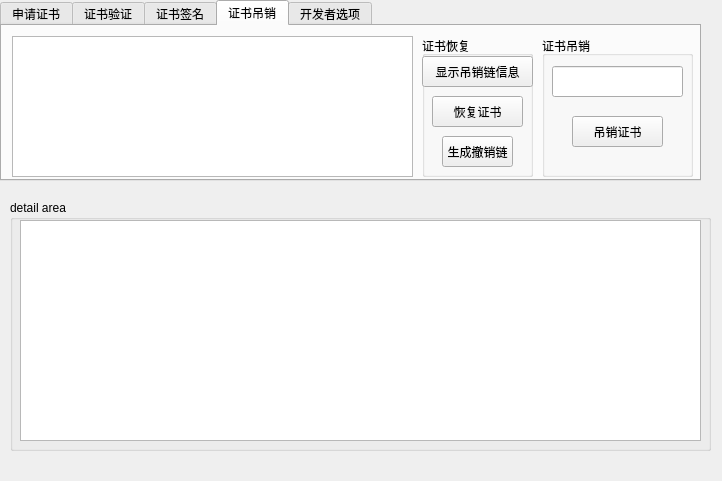
<?xml version="1.0" encoding="UTF-8"?>
<ui version="4.0">
 <class>MainWindow</class>
 <widget class="QMainWindow" name="MainWindow">
  <property name="geometry">
   <rect>
    <x>0</x>
    <y>0</y>
    <width>722</width>
    <height>481</height>
   </rect>
  </property>
  <property name="windowTitle">
   <string>OpensslCA</string>
  </property>
  <widget class="QWidget" name="centralWidget">
   <widget class="QGroupBox" name="groupBox_2">
    <property name="geometry">
     <rect>
      <x>10</x>
      <y>200</y>
      <width>701</width>
      <height>251</height>
     </rect>
    </property>
    <property name="title">
     <string>detail area</string>
    </property>
    <widget class="QTextEdit" name="textEdit">
     <property name="enabled">
      <bool>true</bool>
     </property>
     <property name="geometry">
      <rect>
       <x>10</x>
       <y>20</y>
       <width>681</width>
       <height>221</height>
      </rect>
     </property>
     <property name="readOnly">
      <bool>true</bool>
     </property>
    </widget>
   </widget>
   <widget class="QTabWidget" name="tabWidget">
    <property name="geometry">
     <rect>
      <x>0</x>
      <y>0</y>
      <width>701</width>
      <height>181</height>
     </rect>
    </property>
    <property name="currentIndex">
     <number>3</number>
    </property>
    <widget class="QWidget" name="tab">
     <attribute name="title">
      <string>申请证书</string>
     </attribute>
     <widget class="QGroupBox" name="groupBox">
      <property name="geometry">
       <rect>
        <x>0</x>
        <y>0</y>
        <width>691</width>
        <height>151</height>
       </rect>
      </property>
      <property name="title">
       <string>opera area</string>
      </property>
      <widget class="QLabel" name="label">
       <property name="geometry">
        <rect>
         <x>10</x>
         <y>20</y>
         <width>71</width>
         <height>20</height>
        </rect>
       </property>
       <property name="text">
        <string>申请证书名称</string>
       </property>
      </widget>
      <widget class="QLineEdit" name="lineEdit">
       <property name="geometry">
        <rect>
         <x>90</x>
         <y>20</y>
         <width>81</width>
         <height>20</height>
        </rect>
       </property>
      </widget>
      <widget class="QLabel" name="label_2">
       <property name="geometry">
        <rect>
         <x>264</x>
         <y>20</y>
         <width>71</width>
         <height>16</height>
        </rect>
       </property>
       <property name="text">
        <string>所属国家地区</string>
       </property>
      </widget>
      <widget class="QLineEdit" name="lineEdit_2">
       <property name="geometry">
        <rect>
         <x>344</x>
         <y>20</y>
         <width>81</width>
         <height>20</height>
        </rect>
       </property>
      </widget>
      <widget class="QLabel" name="label_3">
       <property name="geometry">
        <rect>
         <x>265</x>
         <y>60</y>
         <width>71</width>
         <height>16</height>
        </rect>
       </property>
       <property name="text">
        <string>组织公司名称</string>
       </property>
      </widget>
      <widget class="QLineEdit" name="lineEdit_3">
       <property name="geometry">
        <rect>
         <x>586</x>
         <y>20</y>
         <width>81</width>
         <height>20</height>
        </rect>
       </property>
      </widget>
      <widget class="QLabel" name="label_4">
       <property name="geometry">
        <rect>
         <x>507</x>
         <y>60</y>
         <width>71</width>
         <height>16</height>
        </rect>
       </property>
       <property name="text">
        <string>单位部门名称</string>
       </property>
      </widget>
      <widget class="QLineEdit" name="lineEdit_4">
       <property name="geometry">
        <rect>
         <x>90</x>
         <y>60</y>
         <width>81</width>
         <height>20</height>
        </rect>
       </property>
      </widget>
      <widget class="QPushButton" name="pushButton">
       <property name="geometry">
        <rect>
         <x>520</x>
         <y>100</y>
         <width>131</width>
         <height>31</height>
        </rect>
       </property>
       <property name="text">
        <string>生成证书请求文件</string>
       </property>
      </widget>
      <widget class="QLabel" name="label_5">
       <property name="geometry">
        <rect>
         <x>506</x>
         <y>20</y>
         <width>71</width>
         <height>20</height>
        </rect>
       </property>
       <property name="text">
        <string>省份自治区名</string>
       </property>
      </widget>
      <widget class="QLabel" name="label_6">
       <property name="geometry">
        <rect>
         <x>10</x>
         <y>60</y>
         <width>71</width>
         <height>20</height>
        </rect>
       </property>
       <property name="text">
        <string>所属城市名称</string>
       </property>
      </widget>
      <widget class="QLineEdit" name="lineEdit_5">
       <property name="geometry">
        <rect>
         <x>345</x>
         <y>60</y>
         <width>81</width>
         <height>20</height>
        </rect>
       </property>
      </widget>
      <widget class="QLineEdit" name="lineEdit_6">
       <property name="geometry">
        <rect>
         <x>587</x>
         <y>60</y>
         <width>81</width>
         <height>20</height>
        </rect>
       </property>
      </widget>
      <widget class="QLabel" name="label_7">
       <property name="geometry">
        <rect>
         <x>10</x>
         <y>110</y>
         <width>71</width>
         <height>16</height>
        </rect>
       </property>
       <property name="text">
        <string>邮箱地址信息</string>
       </property>
      </widget>
      <widget class="QLineEdit" name="lineEdit_7">
       <property name="geometry">
        <rect>
         <x>90</x>
         <y>110</y>
         <width>141</width>
         <height>20</height>
        </rect>
       </property>
      </widget>
      <widget class="QLabel" name="label_8">
       <property name="geometry">
        <rect>
         <x>285</x>
         <y>110</y>
         <width>51</width>
         <height>16</height>
        </rect>
       </property>
       <property name="text">
        <string>申请天数</string>
       </property>
      </widget>
      <widget class="QLineEdit" name="lineEdit_8">
       <property name="geometry">
        <rect>
         <x>345</x>
         <y>110</y>
         <width>41</width>
         <height>20</height>
        </rect>
       </property>
      </widget>
     </widget>
    </widget>
    <widget class="QWidget" name="tab_2">
     <attribute name="title">
      <string>证书验证</string>
     </attribute>
     <widget class="QGroupBox" name="groupBox_3">
      <property name="geometry">
       <rect>
        <x>0</x>
        <y>0</y>
        <width>691</width>
        <height>151</height>
       </rect>
      </property>
      <property name="title">
       <string>opera area</string>
      </property>
      <widget class="QLabel" name="label_22">
       <property name="geometry">
        <rect>
         <x>10</x>
         <y>20</y>
         <width>91</width>
         <height>20</height>
        </rect>
       </property>
       <property name="text">
        <string>待验证证书名称</string>
       </property>
      </widget>
      <widget class="QLineEdit" name="lineEdit_22">
       <property name="geometry">
        <rect>
         <x>110</x>
         <y>20</y>
         <width>91</width>
         <height>20</height>
        </rect>
       </property>
       <property name="readOnly">
        <bool>true</bool>
       </property>
      </widget>
      <widget class="QLabel" name="label_23">
       <property name="geometry">
        <rect>
         <x>250</x>
         <y>20</y>
         <width>91</width>
         <height>16</height>
        </rect>
       </property>
       <property name="text">
        <string>所属国家或地区</string>
       </property>
      </widget>
      <widget class="QLineEdit" name="lineEdit_23">
       <property name="geometry">
        <rect>
         <x>350</x>
         <y>20</y>
         <width>91</width>
         <height>20</height>
        </rect>
       </property>
       <property name="readOnly">
        <bool>true</bool>
       </property>
      </widget>
      <widget class="QLabel" name="label_24">
       <property name="geometry">
        <rect>
         <x>250</x>
         <y>60</y>
         <width>91</width>
         <height>16</height>
        </rect>
       </property>
       <property name="text">
        <string>组织或公司名称</string>
       </property>
      </widget>
      <widget class="QLineEdit" name="lineEdit_24">
       <property name="geometry">
        <rect>
         <x>590</x>
         <y>20</y>
         <width>91</width>
         <height>20</height>
        </rect>
       </property>
       <property name="readOnly">
        <bool>true</bool>
       </property>
      </widget>
      <widget class="QLabel" name="label_25">
       <property name="geometry">
        <rect>
         <x>490</x>
         <y>60</y>
         <width>91</width>
         <height>16</height>
        </rect>
       </property>
       <property name="text">
        <string>单位或部门名称</string>
       </property>
      </widget>
      <widget class="QLineEdit" name="lineEdit_25">
       <property name="geometry">
        <rect>
         <x>110</x>
         <y>60</y>
         <width>91</width>
         <height>20</height>
        </rect>
       </property>
       <property name="readOnly">
        <bool>true</bool>
       </property>
      </widget>
      <widget class="QPushButton" name="pushButton_7">
       <property name="geometry">
        <rect>
         <x>460</x>
         <y>100</y>
         <width>111</width>
         <height>31</height>
        </rect>
       </property>
       <property name="text">
        <string>导入待验证的证书</string>
       </property>
      </widget>
      <widget class="QLabel" name="label_26">
       <property name="geometry">
        <rect>
         <x>490</x>
         <y>20</y>
         <width>91</width>
         <height>20</height>
        </rect>
       </property>
       <property name="text">
        <string>省份或自治区名</string>
       </property>
      </widget>
      <widget class="QLabel" name="label_27">
       <property name="geometry">
        <rect>
         <x>10</x>
         <y>60</y>
         <width>91</width>
         <height>20</height>
        </rect>
       </property>
       <property name="text">
        <string>所属的城市名称</string>
       </property>
      </widget>
      <widget class="QLineEdit" name="lineEdit_26">
       <property name="geometry">
        <rect>
         <x>350</x>
         <y>60</y>
         <width>91</width>
         <height>20</height>
        </rect>
       </property>
       <property name="readOnly">
        <bool>true</bool>
       </property>
      </widget>
      <widget class="QLineEdit" name="lineEdit_27">
       <property name="geometry">
        <rect>
         <x>590</x>
         <y>60</y>
         <width>91</width>
         <height>20</height>
        </rect>
       </property>
       <property name="readOnly">
        <bool>true</bool>
       </property>
      </widget>
      <widget class="QLabel" name="label_28">
       <property name="geometry">
        <rect>
         <x>10</x>
         <y>110</y>
         <width>91</width>
         <height>16</height>
        </rect>
       </property>
       <property name="text">
        <string>邮箱地址信息</string>
       </property>
      </widget>
      <widget class="QLineEdit" name="lineEdit_28">
       <property name="geometry">
        <rect>
         <x>110</x>
         <y>110</y>
         <width>161</width>
         <height>20</height>
        </rect>
       </property>
       <property name="readOnly">
        <bool>true</bool>
       </property>
      </widget>
      <widget class="QPushButton" name="pushButton_8">
       <property name="geometry">
        <rect>
         <x>580</x>
         <y>100</y>
         <width>75</width>
         <height>31</height>
        </rect>
       </property>
       <property name="text">
        <string>验证证书</string>
       </property>
      </widget>
     </widget>
    </widget>
    <widget class="QWidget" name="tab_3">
     <attribute name="title">
      <string>证书签名</string>
     </attribute>
     <widget class="QListWidget" name="listWidget_2">
      <property name="geometry">
       <rect>
        <x>10</x>
        <y>10</y>
        <width>401</width>
        <height>141</height>
       </rect>
      </property>
     </widget>
     <widget class="QGroupBox" name="groupBox_4">
      <property name="geometry">
       <rect>
        <x>550</x>
        <y>10</y>
        <width>141</width>
        <height>141</height>
       </rect>
      </property>
      <property name="title">
       <string>证书签名</string>
      </property>
      <widget class="QPushButton" name="pushButton_5">
       <property name="geometry">
        <rect>
         <x>10</x>
         <y>20</y>
         <width>121</width>
         <height>31</height>
        </rect>
       </property>
       <property name="text">
        <string>选择证书请求文件</string>
       </property>
      </widget>
      <widget class="QLineEdit" name="lineEdit_10">
       <property name="geometry">
        <rect>
         <x>10</x>
         <y>60</y>
         <width>121</width>
         <height>31</height>
        </rect>
       </property>
       <property name="text">
        <string/>
       </property>
      </widget>
      <widget class="QPushButton" name="pushButton_2">
       <property name="geometry">
        <rect>
         <x>10</x>
         <y>100</y>
         <width>71</width>
         <height>31</height>
        </rect>
       </property>
       <property name="text">
        <string>根证书签名</string>
       </property>
      </widget>
     </widget>
     <widget class="QGroupBox" name="groupBox_5">
      <property name="geometry">
       <rect>
        <x>420</x>
        <y>10</y>
        <width>120</width>
        <height>141</height>
       </rect>
      </property>
      <property name="title">
       <string>证书吊销</string>
      </property>
      <widget class="QPushButton" name="pushButton_11">
       <property name="geometry">
        <rect>
         <x>20</x>
         <y>60</y>
         <width>75</width>
         <height>31</height>
        </rect>
       </property>
       <property name="text">
        <string>吊销</string>
       </property>
      </widget>
      <widget class="QPushButton" name="pushButton_10">
       <property name="geometry">
        <rect>
         <x>20</x>
         <y>20</y>
         <width>75</width>
         <height>31</height>
        </rect>
       </property>
       <property name="text">
        <string>LoadSign</string>
       </property>
      </widget>
     </widget>
    </widget>
    <widget class="QWidget" name="tab_4">
     <attribute name="title">
      <string>证书吊销</string>
     </attribute>
     <widget class="QListWidget" name="listWidget">
      <property name="geometry">
       <rect>
        <x>10</x>
        <y>10</y>
        <width>401</width>
        <height>141</height>
       </rect>
      </property>
     </widget>
     <widget class="QGroupBox" name="groupBox_6">
      <property name="geometry">
       <rect>
        <x>420</x>
        <y>10</y>
        <width>111</width>
        <height>141</height>
       </rect>
      </property>
      <property name="title">
       <string>证书恢复</string>
      </property>
      <widget class="QPushButton" name="pushButton_9">
       <property name="geometry">
        <rect>
         <x>10</x>
         <y>60</y>
         <width>91</width>
         <height>31</height>
        </rect>
       </property>
       <property name="text">
        <string>恢复证书</string>
       </property>
      </widget>
      <widget class="QPushButton" name="pushButton_3">
       <property name="enabled">
        <bool>true</bool>
       </property>
       <property name="geometry">
        <rect>
         <x>20</x>
         <y>100</y>
         <width>71</width>
         <height>31</height>
        </rect>
       </property>
       <property name="text">
        <string>生成撤销链</string>
       </property>
      </widget>
      <widget class="QPushButton" name="pushButton_6">
       <property name="enabled">
        <bool>true</bool>
       </property>
       <property name="geometry">
        <rect>
         <x>0</x>
         <y>20</y>
         <width>111</width>
         <height>31</height>
        </rect>
       </property>
       <property name="text">
        <string>显示吊销链信息</string>
       </property>
      </widget>
     </widget>
     <widget class="QGroupBox" name="groupBox_7">
      <property name="geometry">
       <rect>
        <x>540</x>
        <y>10</y>
        <width>151</width>
        <height>141</height>
       </rect>
      </property>
      <property name="title">
       <string>证书吊销</string>
      </property>
      <widget class="QLineEdit" name="lineEdit_9">
       <property name="geometry">
        <rect>
         <x>10</x>
         <y>30</y>
         <width>131</width>
         <height>31</height>
        </rect>
       </property>
       <property name="text">
        <string/>
       </property>
      </widget>
      <widget class="QPushButton" name="pushButton_4">
       <property name="geometry">
        <rect>
         <x>30</x>
         <y>80</y>
         <width>91</width>
         <height>31</height>
        </rect>
       </property>
       <property name="text">
        <string>吊销证书</string>
       </property>
      </widget>
     </widget>
    </widget>
    <widget class="QWidget" name="tab_5">
     <attribute name="title">
      <string>开发者选项</string>
     </attribute>
     <widget class="QPushButton" name="pushButton_13">
      <property name="geometry">
       <rect>
        <x>360</x>
        <y>50</y>
        <width>75</width>
        <height>31</height>
       </rect>
      </property>
      <property name="text">
       <string>关闭</string>
      </property>
     </widget>
     <widget class="QPushButton" name="pushButton_12">
      <property name="geometry">
       <rect>
        <x>250</x>
        <y>50</y>
        <width>75</width>
        <height>31</height>
       </rect>
      </property>
      <property name="text">
       <string>开启</string>
      </property>
     </widget>
    </widget>
   </widget>
  </widget>
  <widget class="QMenuBar" name="menuBar">
   <property name="geometry">
    <rect>
     <x>0</x>
     <y>0</y>
     <width>722</width>
     <height>23</height>
    </rect>
   </property>
  </widget>
 </widget>
 <layoutdefault spacing="6" margin="11"/>
 <resources/>
 <connections/>
</ui>
